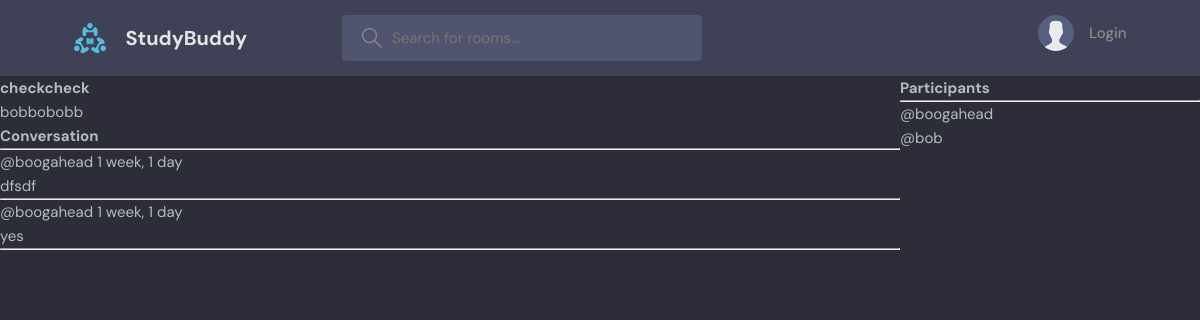
Screenshot of /room/7/ with the database file from the repository.
### base/models.py (models this page shows, shortened)
class Room(models.Model):
    host = models.ForeignKey(User,on_delete=models.SET_NULL,null=True) # make sure that this CAN be null
    topic = models.ForeignKey(Topic,on_delete=models.SET_NULL,null=True) # make sure that this CAN be null
    name = models.CharField(max_length=200)
    description = models.TextField(null=True,blank=True)  #database can be blank with null=true blank= true : can be left blank
    participants = models.ManyToManyField(User,related_name='participants',blank=True)  #store all users currently active in the room
    updated= models.DateTimeField(auto_now=True)   # any time we run the save method, it saves timestamps
    created=models.DateTimeField(auto_now_add=True) # auto_now = take snapshot any time _now_add = only saved when created
    class Meta:
        ordering=['-updated','-created'] # most recently updated item first by adding -

class Message(models.Model):
    user= models.ForeignKey(User,on_delete=models.CASCADE) #user can have many messages , message can have only one user
    room=models.ForeignKey(Room, on_delete=models.CASCADE) #many to one relationship   -- when parent deleted, delete all messages in the room
    body = models.TextField()
    updated= models.DateTimeField(auto_now=True)   # any time we run the save method, it saves timestamps
    created=models.DateTimeField(auto_now_add=True) # auto_now = take snapshot any time _now_add = only saved when created
    class Meta:
        ordering=['-updated','-created'] # now messages are ordered in a timely manner

### base/views.py (the view, shortened to what this page needs)
# urls.py: path('room/<str:pk>/',views.room,name="room"),
def room(request,pk): #can pass in dynamic value
    room=Room.objects.get(id=pk) # return back one single item id=pk means unique id so it can spew out only one room
    participants=room.participants.all() # query all the participants
    room_messages=room.message_set.all() # we can query the children of certian Model. wea re getting all the children(comments) from the model Messages. (its in models.py messages)
    context={'room':room,'room_messages':room_messages,'participants':participants}
    return render(request,'base/room.html',context)

### base/templates/base/room.html (shortened to what this page needs)
{%extends 'main.html'%}
{%block content%}
<div class="room-container">
    <div>
        <h1>{{room.name}}</h1>
        <p>{{room.description}}</p>
        <div class="comment-wrapper">
            <h3>Conversation</h3>
            <hr>
            {% for message in room_messages %}
            <div>
                <small>@{{message.user}}   {{message.created|timesince}}  </small>
                <p>{{message.body}}</p>
                <hr>
            </div>
            {% endfor %}
        </div>
    </div>
    <div>
        <h3>Participants</h3>
        <hr>
        {% for user in participants%}
        <div>
           <p>@{{user.username}}</p>
        </div>
        {%endfor%}
    </div>
</div>
{%endblock%}

### static/styles/style.css (style rules this page uses)
:root { --color-main: #71c6dd; --color-main-light: #e1f6fb; --color-dark: #3f4156; --color-dark-medium: #51546e; --color-dark-light: #696d97; --color-light: #e5e5e5; --color-gray: #8b8b8b; --color-light-gray: #b2bdbd; --color-bg: #2d2d39; --color-success: #5dd693; --color-error: #fc4b0b; }
* { font-family: "DM Sans", -apple-system, BlinkMacSystemFont, "Segoe UI", Roboto, Oxygen, Ubuntu, Cantarell, "Open Sans", "Helvetica Neue", sans-serif; margin: 0; padding: 0; box-sizing: border-box; text-rendering: optimizeLegibility; font-size: inherit; }
html { font-size: 56.25%; }
@media only screen and (min-width: 1200px) { html { font-size: 62.5%; } }
body { line-height: 1.6; font-weight: 400; font-size: 1.5rem; color: var(--color-light-gray); background-color: var(--color-bg); min-height: 100vh; }

### base/templates/base/room.html (style rules this page uses)
.room-container { display:grid; grid-template-columns:3fr 1fr; }

### rows the page displays
Room: name "checkcheck", description "bobbobobb"
Message: user "boogahead", created "1 week, 1 day", body "dfsdf"
Message: user "boogahead", created "1 week, 1 day", body "yes"

### other values shown
{{ user.username }} "boogahead"
{{ user.username }} "bob"
